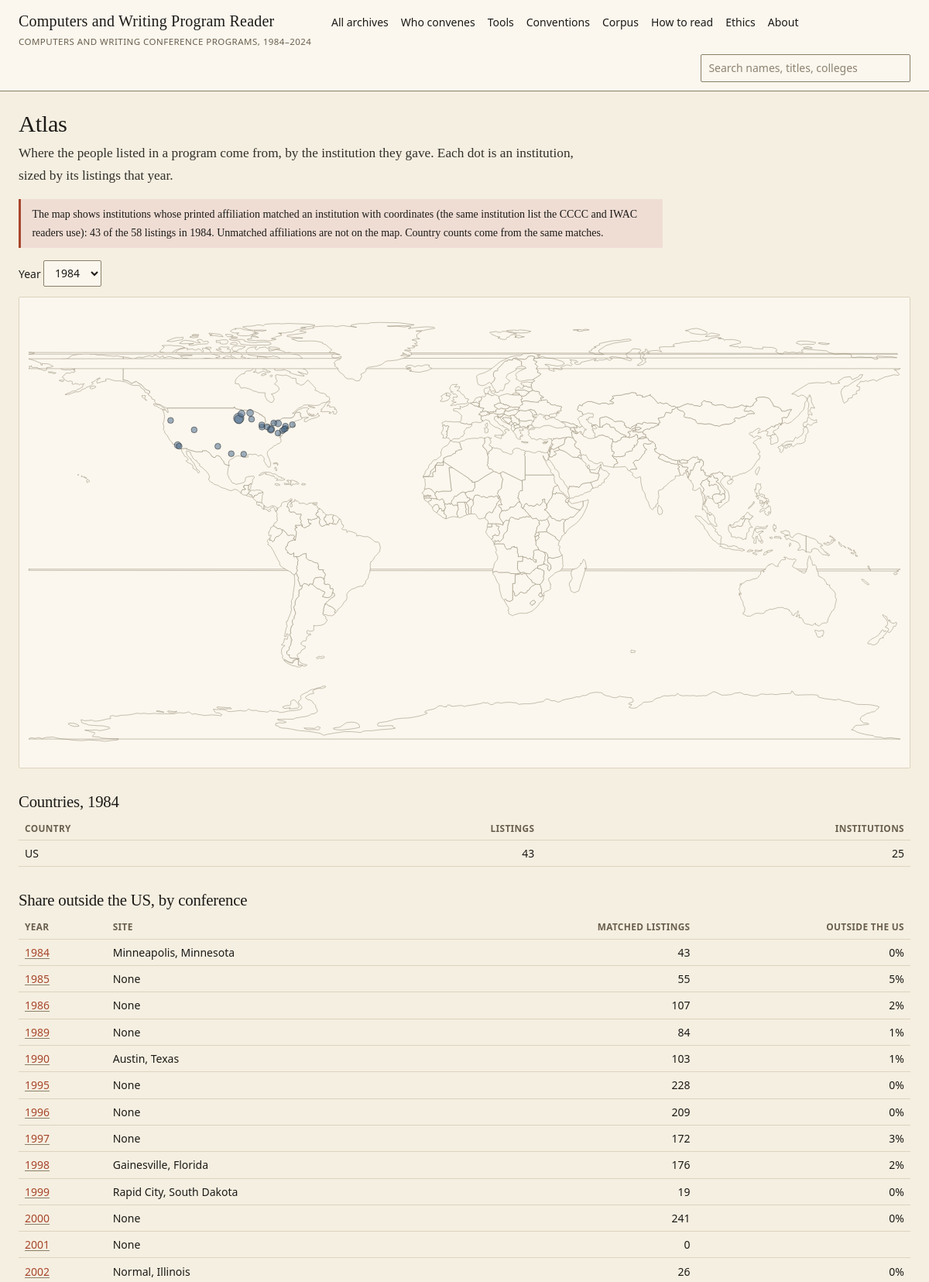
Page /atlas?year=1984 (upper part) on the committed database.
### tables this page shows
CREATE TABLE conventions (year INTEGER PRIMARY KEY, city TEXT, venue TEXT, theme TEXT, chair TEXT, status TEXT, dates TEXT, site TEXT);

CREATE TABLE census (year INTEGER PRIMARY KEY, city TEXT, status TEXT, sessions INTEGER, appearances INTEGER, people INTEGER, newcomers INTEGER, returners INTEGER,
        with_affiliation INTEGER, matched INTEGER, non_us INTEGER, top10_share REAL, gini REAL, institutions INTEGER, chairs INTEGER);

### cw/app.py (the view)
@app.route("/atlas")
def atlas():
    years = [r["year"] for r in q("SELECT DISTINCT year FROM inst_year ORDER BY year")]
    y = request.args.get("year", type=int)
    y = y if y in years else max(r["year"] for r in q("SELECT year FROM census WHERE matched >= 50"))   # latest year with a usable number of matched institutions (2024 has 8)
    pts = [dict(r) for r in q("""SELECT i.id, i.name, i.country, i.lat, i.lon, iy.appearances n, iy.people p FROM inst_year iy
                                 JOIN institutions i ON i.id = iy.institution_id WHERE iy.year = ? AND i.lat IS NOT NULL""", y)]
    tot = q1("SELECT count(*) n FROM appearances WHERE year = ?", y)["n"]
    countries = q("""SELECT i.country, count(*) n, count(DISTINCT i.id) k FROM appearances a JOIN institutions i ON i.id = a.institution_id
                     WHERE a.year = ? AND i.country IS NOT NULL GROUP BY 1 ORDER BY n DESC""", y)
    shares = q("""SELECT c.year, c.city, c.status, n.matched, n.non_us FROM conventions c JOIN census n ON n.year = c.year ORDER BY c.year""")
    return render_template("atlas.html", years=years, y=y, pts=pts, total=tot, on_map=sum(p["n"] for p in pts), countries=countries, shares=shares,
                           data=json.dumps({"points": pts}))

### cw/app.py (called while the page is built)
def db():
    if "db" not in g:
        g.db = sqlite3.connect(f"file:{DB}?mode=ro&immutable=1", uri=True)
        g.db.row_factory = sqlite3.Row
    return g.db

def q(sql, *args):
    return db().execute(sql, args).fetchall()

def q1(sql, *args):
    return db().execute(sql, args).fetchone()

def build_date():
    return date.fromtimestamp(os.path.getmtime(DB)).isoformat() if os.path.exists(DB) else ""

@app.template_filter("pct")
def pct(v, digits=1):
    return "" if v is None else f"{100 * v:.{digits}f}%"

@app.template_filter("num")
def num(v):
    return "" if v is None else f"{v:,}"

@app.after_request
def headers(r):
    r.headers["X-Robots-Tag"] = "noindex, nofollow"
    return r

@app.context_processor
def inject():
    return {"build_date": build_date(), "repo_url": REPO_URL, "data_url": DATA_URL, "P": request.script_root, "ROOT": (request.script_root.rsplit("/", 1)[0] or "") + "/", "corpus": "cw"}

### cw/templates/atlas.html (shortened to what this page needs)
{% extends "base.html" %}{% block title %}Atlas · Computers and Writing Program Reader{% endblock %}
{% block main %}
<h1>Atlas</h1>
<p class="lede">Where the people listed in a program come from, by the institution they gave. Each dot is an institution, sized by its listings that year.</p>
<div class="caveat">The map shows institutions whose printed affiliation matched an institution with coordinates (the same institution list the CCCC and IWAC readers use): {{ on_map|num }} of the {{ total|num }} listings in {{ y }}. Unmatched affiliations are not on the map. Country counts come from the same matches.</div>
<form class="controls" method="get"><label>Year <select name="year" onchange="this.form.submit()">{% for yy in years %}<option {{ 'selected' if yy == y }}>{{ yy }}</option>{% endfor %}</select></label></form>
<div class="chart" style="height:auto;padding:0"><svg id="map" viewBox="0 0 960 500" width="100%" role="img" aria-label="World map of institutions listed in {{ y }}"></svg></div>
<h2>Countries, {{ y }}</h2>
<div class="tbl"><table><thead><tr><th>Country</th><th class="n">Listings</th><th class="n">Institutions</th></tr></thead><tbody>
{% for c in countries %}<tr><td>{{ c.country }}</td><td class="n">{{ c.n|num }}</td><td class="n">{{ c.k|num }}</td></tr>{% endfor %}</tbody></table></div>
<h2>Share outside the US, by conference</h2>
<div class="tbl"><table><thead><tr><th>Year</th><th>Site</th><th class="n">Matched listings</th><th class="n">Outside the US</th></tr></thead><tbody>
{% for s in shares %}<tr><td><a href="{{ P }}/atlas?year={{ s.year }}">{{ s.year }}</a></td><td>{{ s.city }}</td><td class="n">{{ s.matched|num }}</td><td class="n">{{ ((s.non_us / s.matched) if s.matched else None)|pct(0) }}</td></tr>{% endfor %}</tbody></table></div>
{% endblock %}

### cw/static/tokens.css (style rules this page uses)
:root { --papyrus: #F5EFE1; --papyrus-deep: #EDE4D2; --paper: #FBF7EE; --gloss: #1C1A17; --gloss-soft: #33302A; --dilute: #6A5F4E; --dilute-light: #8C8271; --terracotta: #A8462C; --terracotta-lift: #C2593B; --terracotta-wash: #EFDDD4; --added-white: #FFFDF8; --faience: #4A6670; --faience-wash: #DFE7E9; --rule: #DDD3BF; --rule-strong: #8A7F68; --good-bg: #E7E0CE; --good-fg: #5C4A22; --warn-bg: #F0E2D2; --warn-fg: #7A4A24; --err-bg: #EFDDD4; --err-fg: #8E3A22; --neutral-bg:#E4E7E4; --neutral-fg:#4A5550; --f-display: 'GFS Didot', 'EB Garamond', Georgia, 'Times New Roman', serif; --f-quote: 'EB Garamond', Georgia, 'Times New Roman', serif; --f-body: 'Literata', Georgia, 'Times New Roman', serif; --f-ui: 'Atkinson Hyperlegible', system-ui, -apple-system, 'Segoe UI', sans-serif; --f-mono: ui-monospace, 'SF Mono', 'JetBrains Mono', Consolas, monospace; --text-xs: 0.75rem; --text-sm: 0.875rem; --text-base: 1rem; --text-lg: 1.125rem; --text-xl: 1.5rem; --text-2xl: 2rem; --text-3xl: 2.75rem; --text-4xl: 3.75rem; --leading-tight: 1.08; --leading-snug: 1.35; --leading-base: 1.65; --measure: 62ch; --space-1: 0.25rem; --space-2: 0.5rem; --space-3: 0.75rem; --space-4: 1rem; --space-5: 1.25rem; --space-6: 1.5rem; --space-8: 2rem; --space-10: 2.5rem; --space-12: 3rem; --space-16: 4rem; --space-20: 5rem; --space-24: 6rem; --radius-sm: 2px; --shadow-sm: 0 1px 2px rgba(28, 26, 23, 0.05); --t-fast: 0.12s ease; --t-base: 0.2s ease; }
*, *::before, *::after { box-sizing: border-box; }
html, body { margin: 0; padding: 0; background-color: var(--papyrus); background-image: var(--grain); color: var(--gloss); font-family: var(--f-body); font-size: var(--text-base); line-height: var(--leading-base); -webkit-font-smoothing: antialiased; -moz-osx-font-smoothing: grayscale; text-rendering: optimizeLegibility; }
h1, h2 { font-family: var(--f-display); font-weight: 400; line-height: var(--leading-tight); letter-spacing: -0.01em; margin: 0 0 var(--space-4); color: var(--gloss); text-wrap: balance; }
h1 { font-size: var(--text-3xl); }
h2 { font-size: var(--text-2xl); }
p { margin: 0 0 var(--space-4); }
a { color: var(--terracotta); text-decoration: underline; text-decoration-color: var(--rule-strong); text-decoration-thickness: 1px; text-underline-offset: 0.18em; transition: color var(--t-fast), text-decoration-color var(--t-fast); }
::placeholder { color: var(--dilute-light); opacity: 1; }

### cw/static/reader.css (style rules this page uses)
* { box-sizing: border-box; }
body { margin: 0; background: var(--papyrus); color: var(--gloss); font-family: var(--f-body); font-size: var(--text-base); line-height: var(--leading-base); }
a { color: var(--terracotta); text-underline-offset: 2px; }
h1, h2, h3 { font-family: var(--f-display); font-weight: 400; line-height: var(--leading-tight); }
h1 { font-size: 1.9rem; margin: .2rem 0 .5rem; }
h2 { font-size: 1.3rem; margin: 2rem 0 .5rem; }
.lede { max-width: 46rem; font-size: 1.08rem; color: var(--gloss-soft); }
p, li { max-width: 52rem; }
.caveat { border-left: 3px solid var(--terracotta); background: var(--terracotta-wash); padding: .5rem .9rem; font-size: var(--text-sm); max-width: 52rem; margin: 1rem 0; }
table { border-collapse: collapse; width: 100%; font-size: var(--text-sm); font-family: var(--f-ui); }
th, td { text-align: left; vertical-align: top; padding: .32rem .5rem; border-bottom: 1px solid var(--rule); }
th { font-weight: 600; color: var(--dilute); font-size: .74rem; text-transform: uppercase; letter-spacing: .03em; position: sticky; top: 0; background: var(--papyrus); }
td.n, th.n { text-align: right; font-variant-numeric: tabular-nums; }
.tbl { overflow-x: auto; }
.chart { position: relative; height: 340px; background: var(--paper); border: 1px solid var(--rule); border-radius: var(--radius-sm); padding: .6rem; }
.controls { display: flex; flex-wrap: wrap; gap: .5rem 1rem; align-items: center; margin: .8rem 0; font-family: var(--f-ui); font-size: var(--text-sm); }
select, input[type=text], input[type=number], button { font: inherit; font-size: var(--text-sm); font-family: var(--f-ui); border: 1px solid var(--rule-strong); background: var(--paper); color: var(--gloss); border-radius: var(--radius-sm); padding: .35rem .6rem; }
.tbl { max-width: 100%; }
img, svg, canvas { max-width: 100%; }
.controls label, .controls select, .controls input[type=text] { max-width: 100%; }
.controls select { text-overflow: ellipsis; }

### rows in the picture
conventions: year "1984", city "Minneapolis, Minnesota", matched|num "43"
census: ((s.non_us/s.matched)ifs.matchedelseNone)|pct(0) "0%"
conventions: year "1985", city "None", matched|num "55"
census: ((s.non_us/s.matched)ifs.matchedelseNone)|pct(0) "5%"
conventions: year "1986", city "None", matched|num "107"
census: ((s.non_us/s.matched)ifs.matchedelseNone)|pct(0) "2%"
conventions: year "1989", city "None", matched|num "84"
census: ((s.non_us/s.matched)ifs.matchedelseNone)|pct(0) "1%"
conventions: year "1990", city "Austin, Texas", matched|num "103"
census: ((s.non_us/s.matched)ifs.matchedelseNone)|pct(0) "1%"
conventions: year "1995", city "None", matched|num "228"
census: ((s.non_us/s.matched)ifs.matchedelseNone)|pct(0) "0%"
conventions: year "1996", city "None", matched|num "209"
census: ((s.non_us/s.matched)ifs.matchedelseNone)|pct(0) "0%"
conventions: year "1997", city "None", matched|num "172"
census: ((s.non_us/s.matched)ifs.matchedelseNone)|pct(0) "3%"
conventions: year "1998", city "Gainesville, Florida", matched|num "176"
census: ((s.non_us/s.matched)ifs.matchedelseNone)|pct(0) "2%"
conventions: year "1999", city "Rapid City, South Dakota", matched|num "19"
census: ((s.non_us/s.matched)ifs.matchedelseNone)|pct(0) "0%"
conventions: year "2000", city "None", matched|num "241"
census: ((s.non_us/s.matched)ifs.matchedelseNone)|pct(0) "0%"
conventions: year "2001", city "None", matched|num "0"
conventions: year "2002", city "Normal, Illinois", matched|num "26"
census: ((s.non_us/s.matched)ifs.matchedelseNone)|pct(0) "0%"

### other values in the picture
{{ on_map|num }} "43"
{{ total|num }} "58"
{{ y }} "1984"
{{ c.country }} "US"
{{ c.n|num }} "43"
{{ c.k|num }} "25"
form field year "1984"
